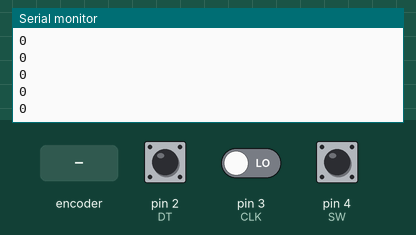
Recording of a sketch running on a simulated Arduino Uno, built with avr-gcc and run on an emulated ATmega328P. Shown: the last lines printed to the serial monitor. The test bench sets the inputs (shaded band); at power-on: pin 4 (SW) HIGH, pin 2 (DT) HIGH, pin 3 (CLK) LOW.

Above: at 1.2 s.
1.3 s: pin 4 (SW) pulled LOW for 0.15 s
2.9 s: rotary encoder on pin 3 (CLK) / pin 2 (DT) turned 1 step (first pin leading)
At 3.7 s:
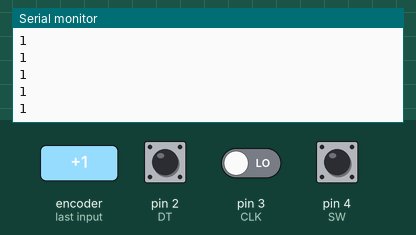
4.6 s: rotary encoder on pin 3 (CLK) / pin 2 (DT) turned 1 step (first pin leading)
At 5.7 s:
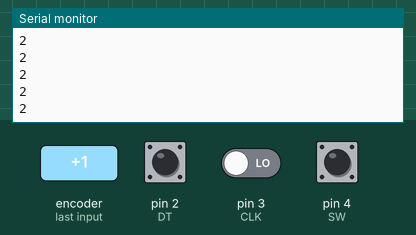
6.3 s: pin 4 (SW) driven LOW
At 7.0 s:
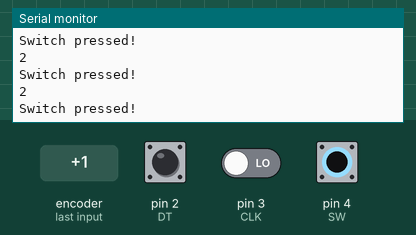
9.3 s: pin 4 (SW) pulsed HIGH 5 times (0.12 s each, 0.3 s apart)
Timing chart, 0 to 10.5 s (numbered marks = the images above; inputs shaded):
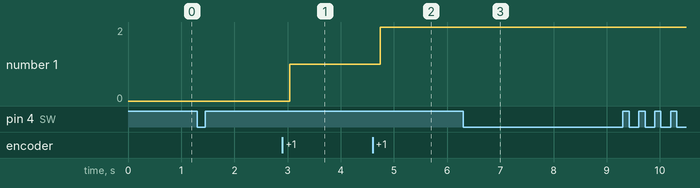

Measured:
- after the input at 2.9 s, the serial monitor: prints a new line after 0.14 s (image 1)
- after the input at 4.6 s, the serial monitor: prints a new line after 0.14 s (image 2)
- after the input at 6.3 s, the serial monitor: prints a new line after 0.07 s (image 3)
- plotted number 1: 0 → 1 after the input at 2.9 s, 1 → 2 after the input at 4.6 s

The sketch:

rotary_encoder.ino
```cpp
/* FILE:    Rotary_Encoder_Example.cpp
   DATE:    17/07/14
   VERSION: 0.1
   AUTHOR:  Andrew Davies

This is basic example of how to read the thate of a rotary encoder such as the
KY=040 Rotary Encoder Module (HCMODU0063).

You may copy, alter and reuse this code in any way you like, but please leave
reference to HobbyComponents.com in your comments if you redistribute this code.
This software may not be used directly for the purpose of selling products that
directly compete with Hobby Components Ltd's own range of products.

THIS SOFTWARE IS PROVIDED "AS IS". HOBBY COMPONENTS MAKES NO WARRANTIES, WHETHER
EXPRESS, IMPLIED OR STATUTORY, INCLUDING, BUT NOT LIMITED TO, IMPLIED WARRANTIES OF
MERCHANTABILITY AND FITNESS FOR A PARTICULAR PURPOSE, ACCURACY OR LACK OF NEGLIGENCE.
HOBBY COMPONENTS SHALL NOT, IN ANY CIRCUMSTANCES, BE LIABLE FOR ANY DAMAGES,
INCLUDING, BUT NOT LIMITED TO, SPECIAL, INCIDENTAL OR CONSEQUENTIAL DAMAGES FOR ANY
REASON WHATSOEVER.
*/

/* Define digital pins used to read the encoder */
#define DT 2
#define CLK 3
#define SW 4


void setup()
{
  Serial.begin(9600);
  pinMode(DT, INPUT);
  pinMode(CLK, INPUT);
  pinMode(SW, INPUT);
  digitalWrite(SW, HIGH);
}

/* Main program */
void loop()
{
 int counter;
 byte DialPos;
 byte Last_DialPos;

 /* Reset the counter */
 counter = 0;

  /* Continiouously read the state of the encoder */
  while(1)
  {
    /* Read the status of the dial */
    DialPos = (digitalRead(CLK) << 1) | digitalRead(DT);

    /* Is the dial being turned anti-clockwise? */
    if (DialPos == 3 && Last_DialPos == 1)
    {
      counter--;
    }

    /* Is the dial being turned clockwise? */
    if (DialPos == 3 && Last_DialPos == 2)
    {
      counter++;
    }

    /* Output the counter to the serial port */
    Serial.println(counter);

    /* Is the switch pressed? */
    if(!digitalRead(SW))
      Serial.println("Switch pressed!");

    /* Save the state of the encoder */
    Last_DialPos = DialPos;
  }
}
```
